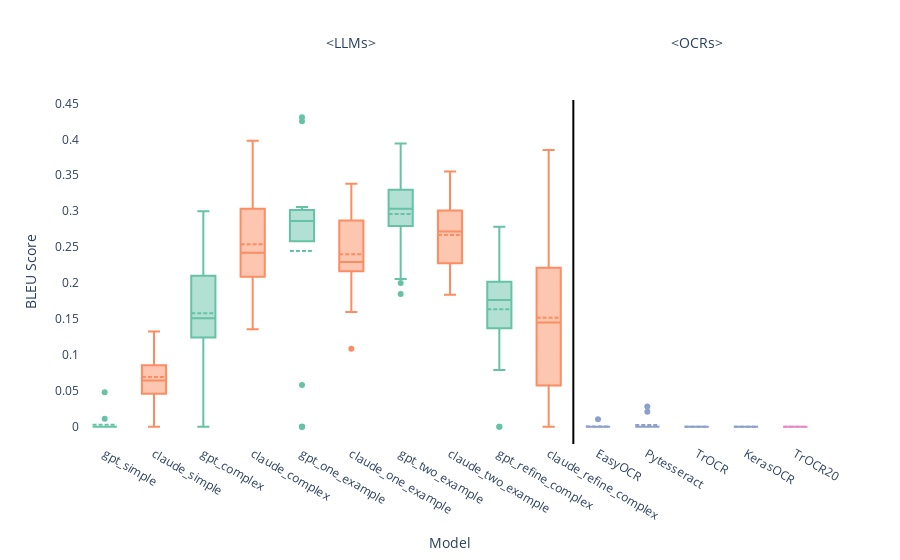

The notebook cell this image was saved under:
### Markdown cell above
## Plots

### Code cell
llm_order = ['gpt_simple', 'claude_simple', 'gpt_complex', 'claude_complex',
             'gpt_one_example', 'claude_one_example', 'gpt_two_example', 'claude_two_example',
            #  'gpt_one_text_example', 'claude_one_text_example', 'gpt_two_text_example', 'claude_two_text_example', 
             'gpt_refine_complex', 'claude_refine_complex']

ocr_order = ['EasyOCR', 'Pytesseract', 'TrOCR', 'KerasOCR'] 
ocr_ft_order = ['TrOCR20']


gpt_color = px.colors.qualitative.Set2[0]
claude_color = px.colors.qualitative.Set2[1]
ocr_color = px.colors.qualitative.Set2[2]
# ocr_ft_color = px.colors.qualitative.Set2[3]


fig = go.Figure()

for model in llm_order:
    if 'gpt' in model:
        fig.add_trace(go.Box(
            x=bleu_df_whole[bleu_df_whole['model'] == model]['model'], 
            y=bleu_df_whole[bleu_df_whole['model'] == model]['bleu'],
            name=model,
            boxmean=True,
            marker=dict(color=gpt_color) 
        ))
    elif 'claude' in model:
        fig.add_trace(go.Box(
            x=bleu_df_whole[bleu_df_whole['model'] == model]['model'], 
            y=bleu_df_whole[bleu_df_whole['model'] == model]['bleu'],
            name=model,
            boxmean=True,
            marker=dict(color=claude_color) 
        ))
# Add traces for OCR models with a different color
for model in ocr_order:
    fig.add_trace(go.Box(
        x=bleu_df_whole[bleu_df_whole['model'] == model]['model'], 
        y=bleu_df_whole[bleu_df_whole['model'] == model]['bleu'],
        name=model,
        boxmean=True,
        marker=dict(color=ocr_color)  # Assign OCR color
    ))

# Add traces for OCR fine-tuned models with another color
for model in ocr_ft_order:
    fig.add_trace(go.Box(
        x=bleu_df_whole[bleu_df_whole['model'] == model]['model'], 
        y=bleu_df_whole[bleu_df_whole['model'] == model]['bleu'],
        name=model,
        boxmean=True,
        marker=dict(color=ocr_ft_color)  # Assign OCR fine-tuned color
    ))

# Get the start and midpoint of each group
ocr_start_index = len(llm_order)  # The first position of ocr_order
# ocr_ft_start_index = ocr_start_index + len(ocr_order)  # Start of ocr_ft_order
llm_midpoint = ocr_start_index / 2  # Midpoint of LLM models for placing the text
ocr_midpoint = ocr_start_index + (len(ocr_order) / 2)  # Midpoint of OCR models for placing the text

# Update the layout with custom category ordering, vertical line, and annotations
fig.update_layout(
    # title='BLEU Scores',
    xaxis_title='Model',
    yaxis_title='BLEU Score',
    # margin=dict(l=10, r=10, t=10, b=10),
    plot_bgcolor='rgba(0,0,0,0)',
    paper_bgcolor='rgba(0,0,0,0)',
    xaxis=dict(
        categoryorder='array',  # Set ordering to be custom
        categoryarray=llm_order + ocr_order  #+ ocr_ft_order  # Concatenate the model orders
    ),
    showlegend=False,
    shapes=[
        # Add a vertical line between LLM and OCR models
        dict(
            type="line",
            x0=ocr_start_index - 0.5,  # Place the line between the two groups
            x1=ocr_start_index - 0.5,
            y0=0,
            y1=1,
            xref="x",
            yref="paper",  # Stretch the line across the plot's full height
            line=dict(color="black", width=2)
        )
    ],
    annotations=[
        # Add annotation for LLMs above LLM models
        dict(
            x=llm_midpoint,  # Midpoint of LLM models
            y=1.2,  # Position above the plot
            xref='x',
            yref='paper',
            text='<LLMs>',
            showarrow=False,
            font=dict(size=14)
        ),
        # Add annotation for OCRs above OCR models
        dict(
            x=ocr_midpoint,  # Midpoint of OCR models
            y=1.2,  # Position above the plot
            xref='x',
            yref='paper',
            text='<OCRs>',
            showarrow=False,
            font=dict(size=14)
        )
    ]
)

fig.show()

### Figure 1 — Plotly figure (JSON) as saved in the notebook; plotly's stock layout.template omitted (floating-point values rounded to 4 significant figures)
{"data": [{"boxmean": true, "marker": {"color": "rgb(102,194,165)"}, "name": "gpt_simple", "type": "box", "x": ["gpt_simple", "gpt_simple", "gpt_simple", "gpt_simple", "gpt_simple", "gpt_simple", "gpt_simple", "gpt_simple", "gpt_simple", "gpt_simple", "gpt_simple", "gpt_simple", "gpt_simple", "gpt_simple", "gpt_simple", "gpt_simple", "gpt_simple", "gpt_simple", "gpt_simple", "gpt_simple"], "y": [0, 0, 0, 0, 0, 0, 0, 0, 0, 0.04816, 0.01103, 0, 0, 0, 0, 0, 0, 0, 0, 0]}, {"boxmean": true, "marker": {"color": "rgb(252,141,98)"}, "name": "claude_simple", "type": "box", "x": ["claude_simple", "claude_simple", "claude_simple", "claude_simple", "claude_simple", "claude_simple", "claude_simple", "claude_simple", "claude_simple", "claude_simple", "claude_simple", "claude_simple", "claude_simple", "claude_simple", "claude_simple", "claude_simple", "claude_simple", "claude_simple", "claude_simple", "claude_simple"], "y": [0.06406, 0.08482, 0.04917, 0.0601, 0, 0.0601, 0.1326, 0.06978, 0.1315, 0.02208, 0.07884, 0.03038, 0.03411, 0.06224, 0.06886, 0.04266, 0.0651, 0.1214, 0.08671, 0.1223]}, {"boxmean": true, "marker": {"color": "rgb(102,194,165)"}, "name": "gpt_complex", "type": "box", "x": ["gpt_complex", "gpt_complex", "gpt_complex", "gpt_complex", "gpt_complex", "gpt_complex", "gpt_complex", "gpt_complex", "gpt_complex", "gpt_complex", "gpt_complex", "gpt_complex", "gpt_complex", "gpt_complex", "gpt_complex", "gpt_complex", "gpt_complex", "gpt_complex", "gpt_complex", "gpt_complex"], "y": [0.02893, 0.1451, 0.09346, 0.1735, 0.1317, 0, 0.2787, 0.1509, 0.3, 0.2133, 0.1169, 0.1567, 0.1526, 0.2588, 0.1384, 0.06145, 0.1511, 0.1467, 0.2072, 0.2545]}, {"boxmean": true, "marker": {"color": "rgb(252,141,98)"}, "name": "claude_complex", "type": "box", "x": ["claude_complex", "claude_complex", "claude_complex", "claude_complex", "claude_complex", "claude_complex", "claude_complex", "claude_complex", "claude_complex", "claude_complex", "claude_complex", "claude_complex", "claude_complex", "claude_complex", "claude_complex", "claude_complex", "claude_complex", "claude_complex", "claude_complex", "claude_complex"], "y": [0.3254, 0.2892, 0.2144, 0.1356, 0.199, 0.2416, 0.2721, 0.2251, 0.2485, 0.3186, 0.18, 0.199, 0.3427, 0.2031, 0.2611, 0.2425, 0.2369, 0.2269, 0.3982, 0.3179]}, {"boxmean": true, "marker": {"color": "rgb(102,194,165)"}, "name": "gpt_one_example", "type": "box", "x": ["gpt_one_example", "gpt_one_example", "gpt_one_example", "gpt_one_example", "gpt_one_example", "gpt_one_example", "gpt_one_example", "gpt_one_example", "gpt_one_example", "gpt_one_example", "gpt_one_example", "gpt_one_example", "gpt_one_example", "gpt_one_example", "gpt_one_example", "gpt_one_example", "gpt_one_example", "gpt_one_example", "gpt_one_example"], "y": [0.2861, 0.05832, 0.425, 0.2581, 0, 0, 0.2588, 0.4308, 0.3004, 0.2785, 0.3022, 0.2847, 0.3059, 0.2919, 0.2897, 0, 0.3021, 0.2913, 0.2863]}, {"boxmean": true, "marker": {"color": "rgb(252,141,98)"}, "name": "claude_one_example", "type": "box", "x": ["claude_one_example", "claude_one_example", "claude_one_example", "claude_one_example", "claude_one_example", "claude_one_example", "claude_one_example", "claude_one_example", "claude_one_example", "claude_one_example", "claude_one_example", "claude_one_example", "claude_one_example", "claude_one_example", "claude_one_example", "claude_one_example", "claude_one_example", "claude_one_example", "claude_one_example"], "y": [0.2158, 0.2384, 0.2292, 0.2282, 0.2281, 0.3185, 0.2183, 0.3194, 0.2331, 0.2557, 0.1598, 0.1087, 0.2238, 0.3169, 0.338, 0.1978, 0.2038, 0.2337, 0.2974]}, {"boxmean": true, "marker": {"color": "rgb(102,194,165)"}, "name": "gpt_two_example", "type": "box", "x": ["gpt_two_example", "gpt_two_example", "gpt_two_example", "gpt_two_example", "gpt_two_example", "gpt_two_example", "gpt_two_example", "gpt_two_example", "gpt_two_example", "gpt_two_example", "gpt_two_example", "gpt_two_example", "gpt_two_example", "gpt_two_example", "gpt_two_example", "gpt_two_example", "gpt_two_example", "gpt_two_example"], "y": [0.1847, 0.3941, 0.2795, 0.3297, 0.2699, 0.1999, 0.364, 0.2058, 0.2973, 0.3185, 0.2845, 0.35, 0.3138, 0.3085, 0.2818, 0.298, 0.3172, 0.3323]}, {"boxmean": true, "marker": {"color": "rgb(252,141,98)"}, "name": "claude_two_example", "type": "box", "x": ["claude_two_example", "claude_two_example", "claude_two_example", "claude_two_example", "claude_two_example", "claude_two_example", "claude_two_example", "claude_two_example", "claude_two_example", "claude_two_example", "claude_two_example", "claude_two_example", "claude_two_example", "claude_two_example", "claude_two_example", "claude_two_example", "claude_two_example", "claude_two_example"], "y": [0.2434, 0.2903, 0.2689, 0.2432, 0.2748, 0.2102, 0.3147, 0.1838, 0.2542, 0.1954, 0.2022, 0.2809, 0.3319, 0.333, 0.2938, 0.2275, 0.301, 0.3552]}, {"boxmean": true, "marker": {"color": "rgb(102,194,165)"}, "name": "gpt_refine_complex", "type": "box", "x": ["gpt_refine_complex", "gpt_refine_complex", "gpt_refine_complex", "gpt_refine_complex", "gpt_refine_complex", "gpt_refine_complex", "gpt_refine_complex", "gpt_refine_complex", "gpt_refine_complex", "gpt_refine_complex", "gpt_refine_complex", "gpt_refine_complex", "gpt_refine_complex", "gpt_refine_complex", "gpt_refine_complex", "gpt_refine_complex", "gpt_refine_complex", "gpt_refine_complex", "gpt_refine_complex", "gpt_refine_complex"], "y": [0.1847, 0, 0.1585, 0.2168, 0.1354, 0, 0.177, 0.1287, 0.2783, 0.07905, 0.1955, 0.202, 0.1723, 0.2128, 0.1392, 0.1986, 0.2014, 0.1467, 0.1761, 0.2658]}, {"boxmean": true, "marker": {"color": "rgb(252,141,98)"}, "name": "claude_refine_complex", "type": "box", "x": ["claude_refine_complex", "claude_refine_complex", "claude_refine_complex", "claude_refine_complex", "claude_refine_complex", "claude_refine_complex", "claude_refine_complex", "claude_refine_complex", "claude_refine_complex", "claude_refine_complex", "claude_refine_complex", "claude_refine_complex", "claude_refine_complex", "claude_refine_complex", "claude_refine_complex", "claude_refine_complex", "claude_refine_complex", "claude_refine_complex", "claude_refine_complex", "claude_refine_complex"], "y": [0.2801, 0.1562, 0.2761, 0.02209, 0.04674, 0, 0.04976, 0.1219, 0.3226, 0.09764, 0.02952, 0.06542, 0.1338, 0.171, 0.2209, 0.1758, 0.2214, 0.09412, 0.3853, 0.1642]}, {"boxmean": true, "marker": {"color": "rgb(141,160,203)"}, "name": "EasyOCR", "type": "box", "x": ["EasyOCR", "EasyOCR", "EasyOCR", "EasyOCR", "EasyOCR", "EasyOCR", "EasyOCR", "EasyOCR", "EasyOCR", "EasyOCR", "EasyOCR", "EasyOCR", "EasyOCR", "EasyOCR", "EasyOCR", "EasyOCR", "EasyOCR", "EasyOCR", "EasyOCR"], "y": [0, 0.01042, 0, 0, 0, 0, 0, 0, 0, 0, 0, 0, 0, 0, 0, 0, 0, 0, 0]}, {"boxmean": true, "marker": {"color": "rgb(141,160,203)"}, "name": "Pytesseract", "type": "box", "x": ["Pytesseract", "Pytesseract", "Pytesseract", "Pytesseract", "Pytesseract", "Pytesseract", "Pytesseract", "Pytesseract", "Pytesseract", "Pytesseract", "Pytesseract", "Pytesseract", "Pytesseract", "Pytesseract", "Pytesseract", "Pytesseract", "Pytesseract", "Pytesseract", "Pytesseract"], "y": [0, 0, 0, 0, 0, 0, 0, 0, 0, 0, 0, 0.02098, 0, 0, 0, 0.02811, 0, 0, 0]}, {"boxmean": true, "marker": {"color": "rgb(141,160,203)"}, "name": "TrOCR", "type": "box", "x": ["TrOCR", "TrOCR", "TrOCR", "TrOCR", "TrOCR", "TrOCR", "TrOCR", "TrOCR", "TrOCR", "TrOCR", "TrOCR", "TrOCR", "TrOCR", "TrOCR", "TrOCR", "TrOCR", "TrOCR", "TrOCR", "TrOCR"], "y": [0, 0, 0, 0, 0, 0, 0, 0, 0, 0, 0, 0, 0, 0, 0, 0, 0, 0, 0]}, {"boxmean": true, "marker": {"color": "rgb(141,160,203)"}, "name": "KerasOCR", "type": "box", "x": ["KerasOCR", "KerasOCR", "KerasOCR", "KerasOCR", "KerasOCR", "KerasOCR", "KerasOCR", "KerasOCR", "KerasOCR", "KerasOCR", "KerasOCR", "KerasOCR", "KerasOCR", "KerasOCR", "KerasOCR", "KerasOCR", "KerasOCR", "KerasOCR", "KerasOCR"], "y": [0, 0, 0, 0, 0, 0, 0, 0, 0, 0, 0, 0, 0, 0, 0, 0, 0, 0, 0]}, {"boxmean": true, "marker": {"color": "rgb(231,138,195)"}, "name": "TrOCR20", "type": "box", "x": ["TrOCR20", "TrOCR20", "TrOCR20", "TrOCR20", "TrOCR20", "TrOCR20", "TrOCR20", "TrOCR20", "TrOCR20", "TrOCR20", "TrOCR20", "TrOCR20", "TrOCR20", "TrOCR20", "TrOCR20", "TrOCR20"], "y": [0, 0, 0, 0, 0, 0, 0, 0, 0, 0, 0, 0, 0, 0, 0, 0]}], "layout": {"annotations": [{"font": {"size": 14}, "showarrow": false, "text": "<LLMs>", "x": 5, "xref": "x", "y": 1.2, "yref": "paper"}, {"font": {"size": 14}, "showarrow": false, "text": "<OCRs>", "x": 12, "xref": "x", "y": 1.2, "yref": "paper"}], "paper_bgcolor": "rgba(0,0,0,0)", "plot_bgcolor": "rgba(0,0,0,0)", "shapes": [{"line": {"color": "black", "width": 2}, "type": "line", "x0": 9.5, "x1": 9.5, "xref": "x", "y0": 0, "y1": 1, "yref": "paper"}], "showlegend": false, "xaxis": {"categoryarray": ["gpt_simple", "claude_simple", "gpt_complex", "claude_complex", "gpt_one_example", "claude_one_example", "gpt_two_example", "claude_two_example", "gpt_refine_complex", "claude_refine_complex", "EasyOCR", "Pytesseract", "TrOCR", "KerasOCR"], "categoryorder": "array", "title": {"text": "Model"}}, "yaxis": {"title": {"text": "BLEU Score"}}}}
